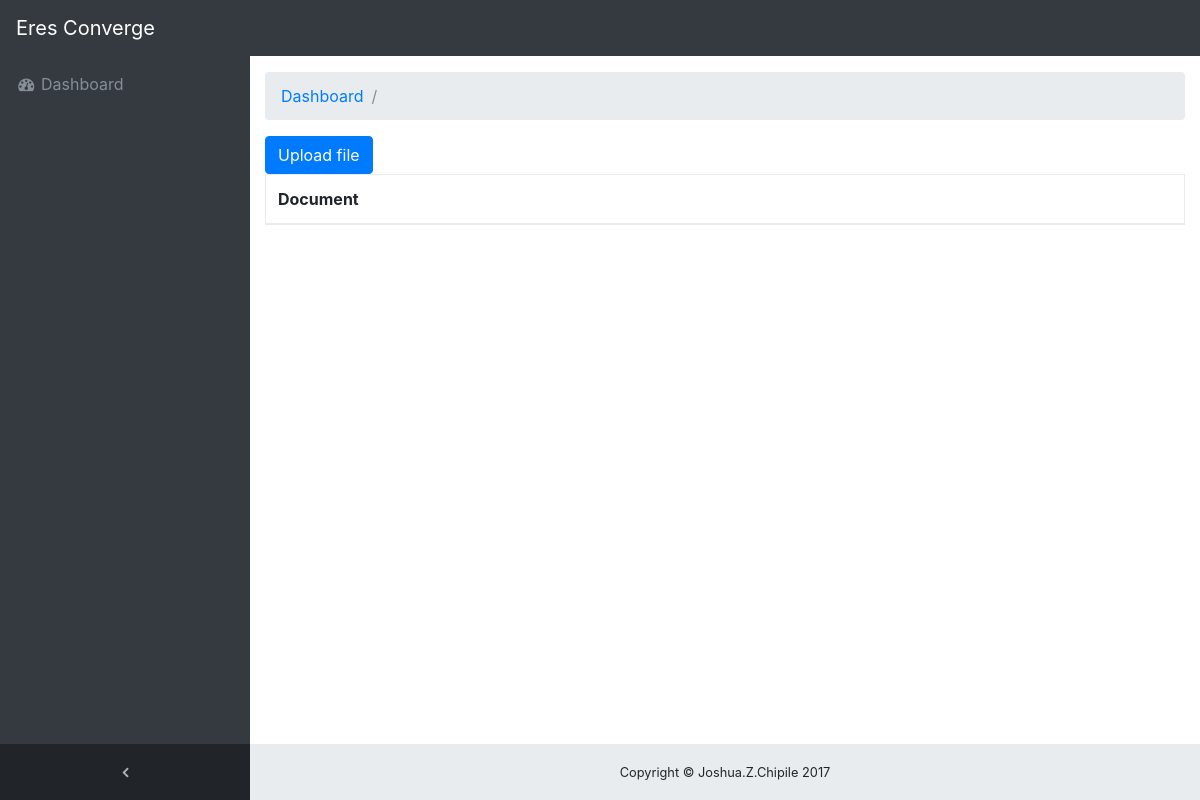
The app's page /uploads/, older data.
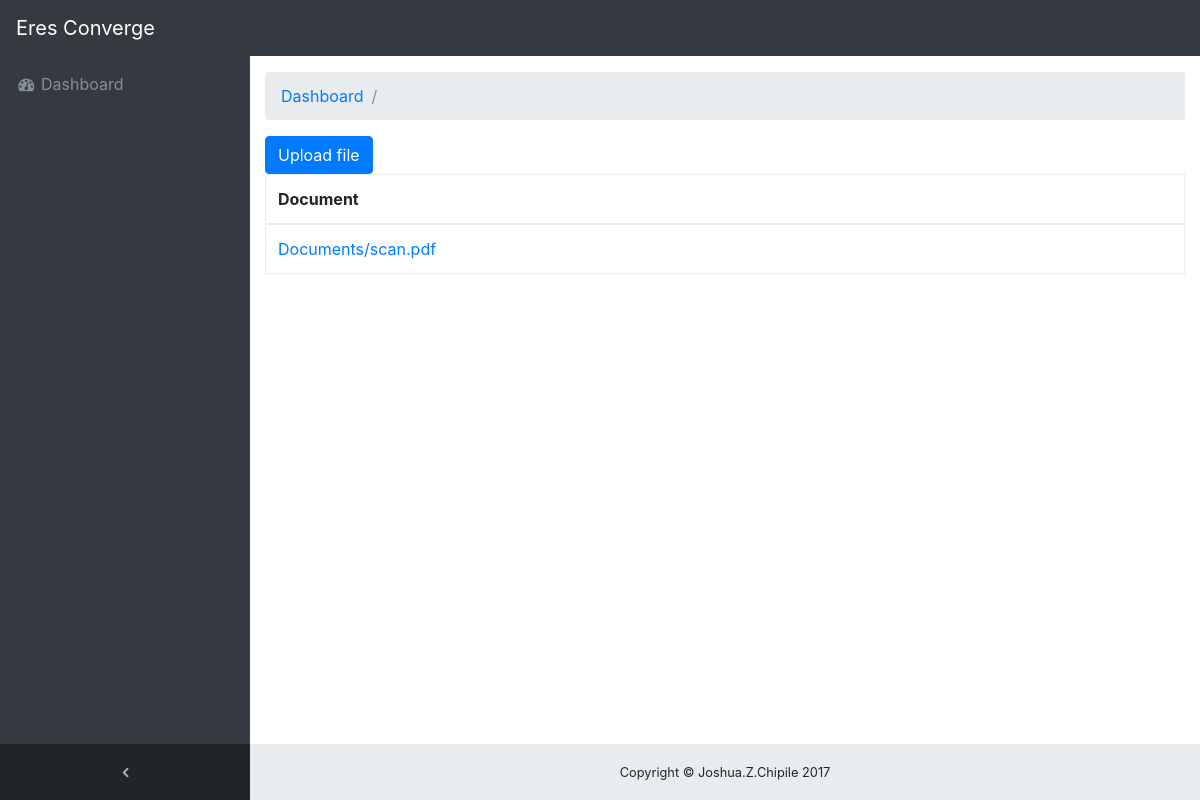
The same page, newer data.
### eresapp/models.py (models this page shows)
class Document(models.Model):
    title = models.CharField(max_length=255, blank=True)
    file = models.FileField(upload_to='Documents/')
    uploaded_at = models.DateTimeField(auto_now_add=True)

### eresapp/views.py (the view)
# urls.py: url(r'^uploads/$', views.UploadView.as_view(), name='uploads'),
class UploadView(View):
    	def get(self, request):
	        document_list = Document.objects.all()
	        return render(self.request, 'site/uploads.html', {'documents': document_list})
	def post(self, request):
		form = DocumentForm(self.request.POST, self.request.FILES)
		if form.is_valid():
	          	document = form.save()
		    	document.uploaded_at = timezone.now()
	            	data = {'is_valid': True, 'name': document.file.name, 'url': document.file.url}
		else:
		        data = {'is_valid': False}
		return JsonResponse({'message': 'Success'})

### eresapp/templates/site/uploads.html (shortened to what this page needs)
{% extends 'site/base3.html' %}
{% block content %}
      <ol class="breadcrumb">
        <li class="breadcrumb-item">
          <a href="#">Dashboard</a>
        </li>
        <li class="breadcrumb-item active">{{user.username}}</li>
      </ol>
      <button type="button" class="btn btn-primary js-upload-photos">
        Upload file
      </button>
      <table id="gallery" class="table table-bordered">
        <thead>
          <tr>
            <th>Document</th>
          </tr>
        </thead>
        <tbody>
          {% for document in documents %}
            <tr>
              <td><a href="{{ document.file.url }}">{{ document.file.name }}</a></td>
            </tr>
          {% endfor %}
        </tbody>
      </table>
{% endblock  %}

Row changes from the older to the newer data that the page shows:
added Document: file.name "Documents/scan.pdf"
